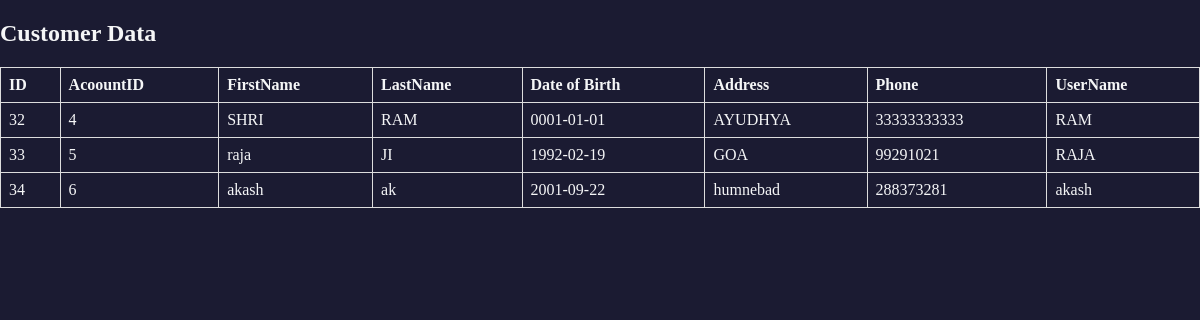
The page /show_detail.php (signed in) on the database its author committed.
### tables this page shows
CREATE TABLE `customers` (
  `CustomerID` int NOT NULL AUTO_INCREMENT,
  `FirstName` varchar(50) NOT NULL,
  `LastName` varchar(50) NOT NULL,
  `DateOfBirth` date NOT NULL,
  `Address` varchar(255) DEFAULT NULL,
  `Phone` varchar(20) DEFAULT NULL,
  `Username` varchar(50) NOT NULL,
  `Password` varchar(255) NOT NULL,
  PRIMARY KEY (`CustomerID`)
);

CREATE TABLE `accounts` (
  `AccountID` int NOT NULL AUTO_INCREMENT,
  `CustomerID` int DEFAULT NULL,
  `Balance` decimal(15,2) NOT NULL DEFAULT '0.00',
  PRIMARY KEY (`AccountID`),
  KEY `FK_Customer_Account` (`CustomerID`),
  CONSTRAINT `accounts_ibfk_1` FOREIGN KEY (`CustomerID`) REFERENCES `customers` (`CustomerID`),
  CONSTRAINT `FK_Customer_Account` FOREIGN KEY (`CustomerID`) REFERENCES `customers` (`CustomerID`) ON DELETE CASCADE
);

### show_detail.php (the view, shortened to what this page needs)
<?php
include 'db_conn.php';
$sql_customer = "SELECT CustomerID, FirstName, LastName, DateOfBirth, Address, Phone, UserName FROM Customers";
$result_customer = mysqli_query($conn, $sql_customer);
$sql_account = "SELECT AccountID FROM Accounts";
$result_account = mysqli_query($conn, $sql_account);
?>
<!DOCTYPE html>
<html>
<head>
</head>
<body>
    <h2>Customer Data</h2>
    <table>
        <tr>
            <th>ID</th>
            <th>AcoountID</th>
            <th>FirstName</th>
            <th>LastName</th>
            <th>Date of Birth</th>
            <th>Address</th>
            <th>Phone</th>
            <th>UserName</th>
        </tr>
        <?php
        if ($result_customer && $result_account) {
            while ($row_customer = mysqli_fetch_assoc($result_customer)) {
                $row_account = mysqli_fetch_assoc($result_account);
                echo "<tr>";
                echo "<td>" . $row_customer["CustomerID"] . "</td>";
                echo "<td>" . $row_account["AccountID"] . "</td>";
                echo "<td>" . $row_customer["FirstName"] . "</td>";
                echo "<td>" . $row_customer["LastName"] . "</td>";
                echo "<td>" . $row_customer["DateOfBirth"] . "</td>";
                echo "<td>" . $row_customer["Address"] . "</td>";
                echo "<td>" . $row_customer["Phone"] . "</td>";
                echo "<td>" . $row_customer["UserName"] . "</td>";
                echo "</tr>";
            }
        } else {
            echo "<tr><td colspan='8'>Error executing query: " . mysqli_error($conn) . "</td></tr>";
        }
        ?>
    </table>
</body>
</html>

### show_detail.php (style rules this page uses)
table { border-collapse: collapse; width: 100%; }
th, td { border: 1px solid #ddd; padding: 8px; text-align: left; }
body { width: 100%; height: 100vh; margin: 0; background-color: #1b1b32; color: #f5f6f7; font-family: Tahoma; font-size: 16px; }

### rows shown on the page
customers: CustomerID "32", accounts.AccountID "4", FirstName "SHRI", LastName "RAM", DateOfBirth "0001-01-01", Address "AYUDHYA", Phone "33333333333", Username "RAM"
customers: CustomerID "33", accounts.AccountID "5", FirstName "raja", LastName "JI", DateOfBirth "1992-02-19", Address "GOA", Phone "99291021", Username "RAJA"
customers: CustomerID "34", accounts.AccountID "6", FirstName "akash", LastName "ak", DateOfBirth "2001-09-22", Address "humnebad", Phone "288373281", Username "akash"
